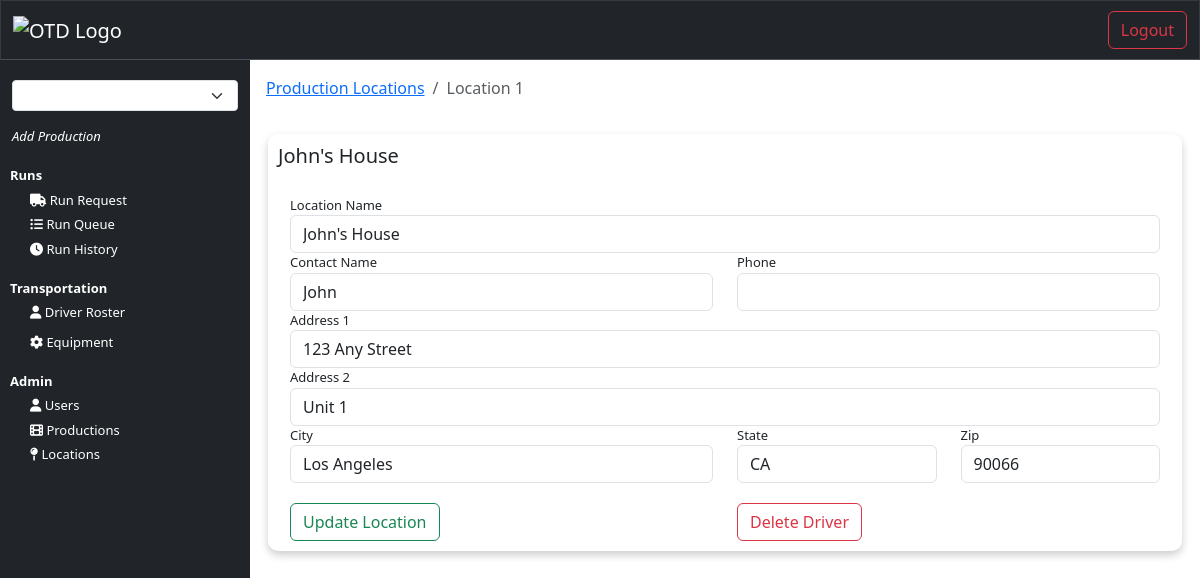
The app's page /location/1/ (signed in), older data.
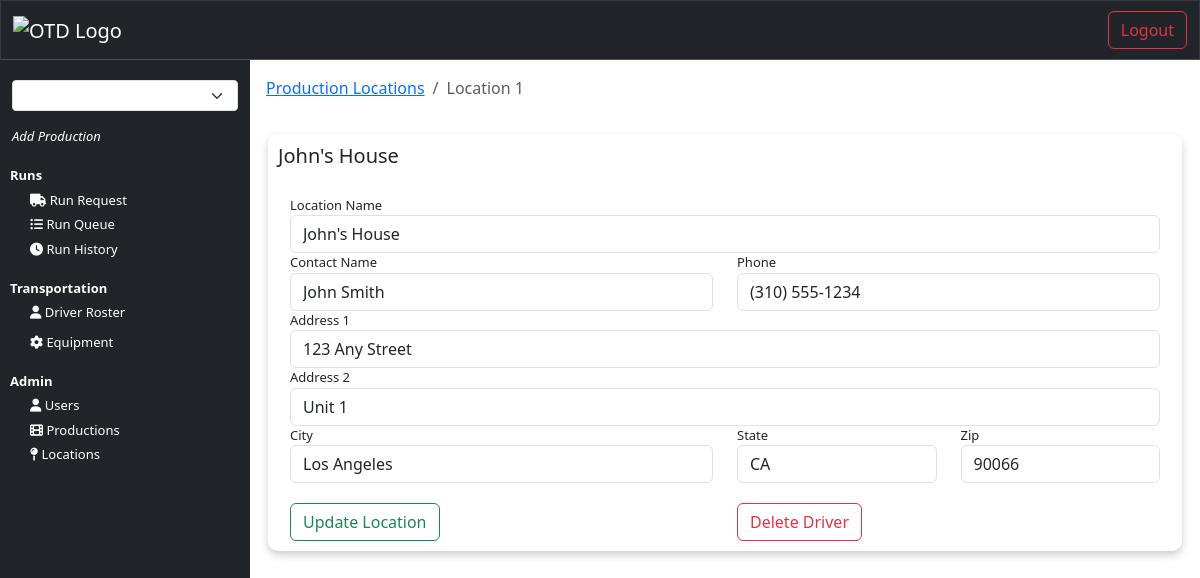
The same page, newer data.
### core/models.py (models this page shows, shortened)
class Location(models.Model):
    production_title = models.CharField(max_length=150, null=True)
    location_name = models.CharField(max_length=100)
    location_contact = models.CharField(max_length=15, blank=True)
    location_phone = models.CharField(max_length=15, blank=True)
    location_address_1 = models.CharField(max_length=100)
    location_address_2 = models.CharField(max_length=100, null=True, blank=True)
    location_city = models.CharField(max_length=100)
    location_state = models.CharField(max_length=2)
    location_zip = models.CharField(max_length=10)

### interface/views.py (the view)
# urls.py: path('location/<int:location_id>/', views.view_location, name='view_location'),
@login_required(login_url='login')
def view_location(request, location_id):
    location = get_object_or_404(Location, id=location_id)
    user = get_object_or_404(NewUser, id=request.user.id)
    user_productions = user.productions.filter(is_active=True)
    return render(request, 'interface/location.html', {'location': location})

### interface/templates/interface/location.html (shortened to what this page needs)
{% extends 'interface/layout.html' %}
{% block content %}
    <nav class="p-2" aria-label="breadcrumb">
        <ol class="breadcrumb">
        <li class="breadcrumb-item"><a href="{% url 'location_admin' %}">Production Locations</a></li>
        <li class="breadcrumb-item active" aria-current="page">Location {{ location.id }}</li>
        </ol>
    </nav>
    <div class="card-body">
        <div class="card-title">
            <h5>{{ location.location_name }}</h5>
        </div>
        <br>
        <form action="" method="post">
            <div class="container">
                <div class="row">
                    <div class="col-12">
                        <label for="location_name" class="form-group">Location Name</label>
                        <input type="text" class="form-control" name="location_name" value="{{ location.location_name }}">
                    </div>
                    <div class="col-6">
                        <label for="location_contact" class="form-group">Contact Name</label>
                        <input type="text" class="form-control" name="location_contact" value="{{ location.location_contact }}">
                    </div>
                    <div class="col-6">
                        <label for="location_phone" class="form-group">Phone</label>
                        <input type="text" class="form-control" name="location_phone" value="{{ location.location_phone }}">
                    </div>
                    <div class="col-12">
                        <label for="location_address_1" class="form-group">Address 1</label>
                        <input type="text" class="form-control" name="location_address_1" value="{{ location.location_address_1 }}">
                    </div>
                    <div class="col-12">
                        <label for="location_address_2" class="form-group">Address 2</label>
                        <input type="text" class="form-control" name="location_address_2" value="{{ location.location_address_2 }}">
                    </div>
                    <div class="col-6">
                        <label for="location_city" class="form-group">City</label>
                        <input type="text" class="form-control" name="location_city" value="{{ location.location_city }}">
                    </div>
                    <div class="col-3">
                        <label for="location_state" class="form-group">State</label>
                        <input type="text" class="form-control" name="location_state" value="{{ location.location_state }}">
                    </div>
                    <div class="col-3">
                        <label for="location_zip" class="form-group">Zip</label>
                        <input type="text" class="form-control" name="location_zip" value="{{ location.location_zip }}">
                    </div>
                </div>
                <br>
                <div class="row">
                    <div class="col-6">
                        <button class="btn btn-outline-success">Update Location</button>
                    </div>
                    <div class="col-6">
                        <button class="btn btn-outline-danger">Delete Driver</button>
                    </div>
                </div>
            </div>
        </form>
    </div>
{% endblock %}

Row changes from the older to the newer data that the page shows:
changed Location "John's House": location_contact "John" → "John Smith"; location_phone (not shown) → "(310) 555-1234"
